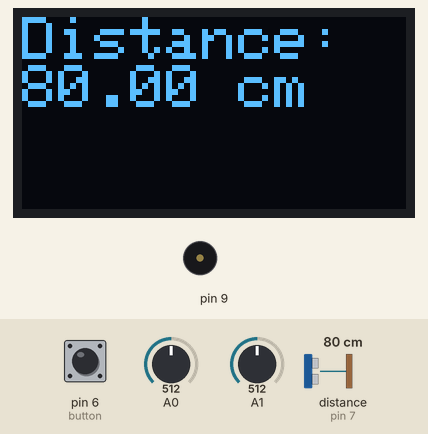
This program was run on a simulated Arduino Uno, built with avr-gcc and run on an emulated ATmega328P. On the bench: 128×64 one-colour display, buzzer (waves = sounding). The test bench sets the inputs (shaded band); at power-on: distance to the obstacle (sensor on pin 7) 80 cm, pin 6 (button) HIGH, A0 = 512, A1 = 512. The echo pulse lasts 58.3 µs per cm.

Above: at 1.2 s.
1.3 s: distance to the obstacle (sensor on pin 7) set to 6 cm
At 2.6 s:
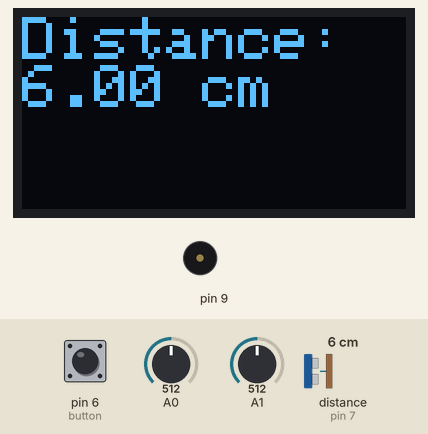
2.9 s: distance to the obstacle (sensor on pin 7) set to 3 cm
At 4.1 s:
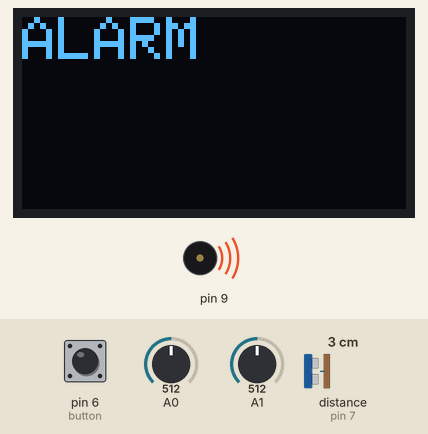
4.5 s: pin 6 (button) pulled LOW for 0.15 s
At 5.3 s:
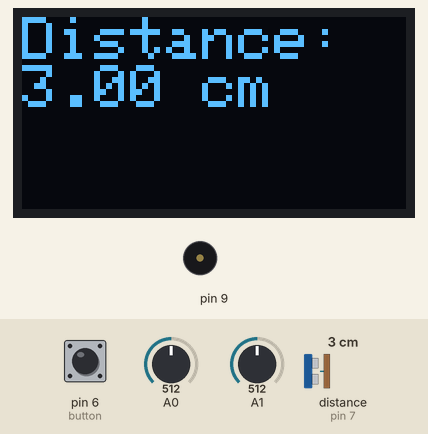
6.1 s: pin 6 (button) pulled LOW for 1 s
At 7.6 s:
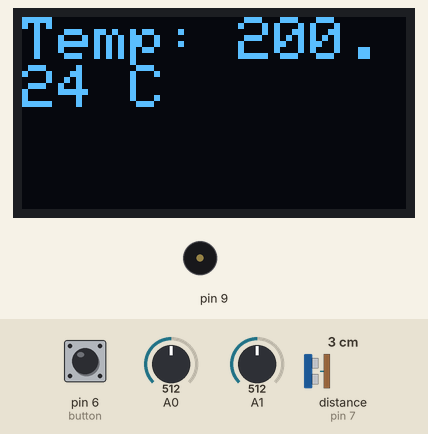
8.6 s: pin 6 (button) pulled LOW for 0.15 s
At 9.4 s:
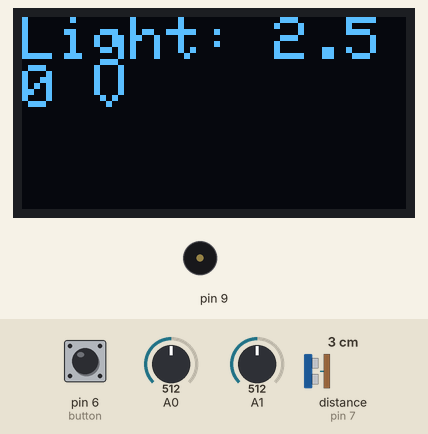
10.2 s: A0 set to 716
At 11.5 s:
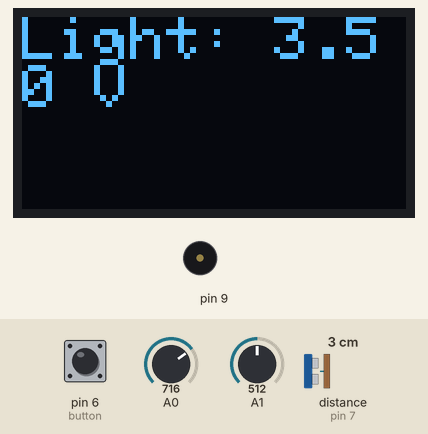
Timing chart, 0 to 12.8 s (numbered marks = the images above; inputs shaded):
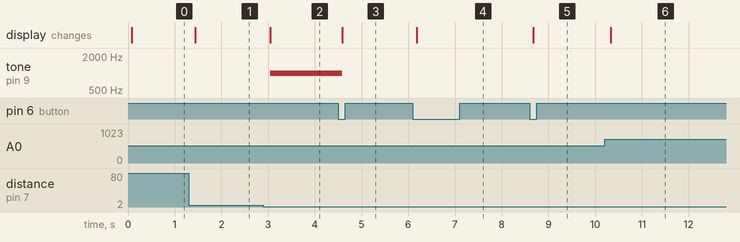

Measured:
- the behaviour switches between 5 and 4 cm on distance to the obstacle (sensor on pin 7) (found by bisection; images 1 and 2)
- after the input at 1.3 s, the display: changes after 0.14 s (image 1)
- after the input at 2.9 s, tone on pin 9: silent → 1000 Hz after 0.15 s; the display: changes after 0.15 s (image 2)
- after the input at 4.5 s, tone on pin 9: 1000 Hz → silent after 0.08 s; the display: changes after 0.08 s (image 3)
- after the input at 6.1 s, the display: changes after 0.08 s (image 4)
- after the input at 8.6 s, the display: changes after 0.08 s (image 5)
- after the input at 10.2 s, the display: changes after 0.13 s (image 6)

The program:

main.cpp
```cpp
#include <Arduino.h>

#include "AlarmState.h"
#include <OledState.h>

// https://github.com/RobTillaart/RunningMedian/blob/master/examples/RunningMedian/RunningMedian.ino
#include <RunningMedian.h>

// https://github.com/Martinsos/arduino-lib-hc-sr04
#include <HCSR04.h>

// https://github.com/bxparks/AceButton
#include <AceButton.h>
using namespace ace_button;

#include <Wire.h>
#include <Adafruit_GFX.h>
#include <Adafruit_SSD1306.h>

struct PinConfig
{
    const byte light = A0;
    const byte temp = A1;
    const byte button = 6;
    const byte sonic_echo = 7;
    const byte sonic_trigger = 8;
    const byte buzzer = 9;
} const pinConfig;

struct ApplicationConfig
{
    const int alarmDistanceCmTreshold = 5;
    const int medianFilterWindowSize = 5;
    const float referenceVoltage = 5.0;

    // OLED Display
    const int screenWidth = 128; // OLED display width, in pixels
    const int screenHeight = 64; // OLED display height, in pixels

    // Declaration for an SSD1306 display connected to I2C (SDA, SCL pins)
    // The pins for I2C are defined by the Wire-library.
    // On an arduino UNO:       A4(SDA), A5(SCL)
    // On an arduino MEGA 2560: 20(SDA), 21(SCL)
    // On an arduino LEONARDO:   2(SDA),  3(SCL), ...
    const byte oledReset = -1;       // Reset pin # (or -1 if sharing Arduino reset pin)
    const byte screenAddress = 0x3C; ///< See datasheet for Address; 0x3D for 128x64, 0x3C for 128x32
} const appConfig;

// Median filters to remove spikes from sensor readings
struct Filters
{
    // Keep the window filter size small to avoid slow response times
    RunningMedian temp = RunningMedian(appConfig.medianFilterWindowSize);
    RunningMedian distance = RunningMedian(appConfig.medianFilterWindowSize);
    RunningMedian light = RunningMedian(appConfig.medianFilterWindowSize);
};

struct ApplicationState
{
    OledState oled = OledState::DISTANCE;
    AlarmState alarm = AlarmState::OFF;
    Filters filters;
} state;

// https://github.com/Martinsos/arduino-lib-hc-sr04
UltraSonicDistanceSensor distanceSensor = UltraSonicDistanceSensor(pinConfig.sonic_trigger, pinConfig.sonic_echo);
// Initialize in void setup()
AceButton button(pinConfig.button, HIGH);
// OLED Display Setup
Adafruit_SSD1306 display(appConfig.screenWidth, appConfig.screenHeight, &Wire, appConfig.oledReset);

void onClick(AceButton *button, uint8_t eventType, uint8_t buttonState)
{
    if (eventType == AceButton::kEventPressed)
    {
        if (state.alarm == AlarmState::ON)
        {
            state.alarm = AlarmState::OVERRIDE;
        }
        else
        {
            state.oled = getNextOledState(state.oled);
        }
    }
}

void setupDisplay()
{
    // SSD1306_SWITCHCAPVCC = generate display voltage from 3.3V internally
    if (!display.begin(SSD1306_SWITCHCAPVCC, appConfig.screenAddress))
    {
        Serial.println(F("SSD1306 allocation failed"));
        for (;;)
            ; // Don't proceed, loop forever
    }
}

void setup()
{
    Serial.begin(9600);
    pinMode(pinConfig.light, INPUT);
    pinMode(button.getPin(), INPUT_PULLUP);
    button.setEventHandler(onClick);
    setupDisplay();
}

double getVoltageFor(int pin)
{
    int value = analogRead(pin);
    return (value * appConfig.referenceVoltage) / 1023;
}

double getTemperatureCelsiusFor(int pin)
{
    const float voltageAtZeroDeg = 0.5;
    const int tempScaleFactor = 100;
    const auto voltage = getVoltageFor(pin);
    return (voltage - voltageAtZeroDeg) * tempScaleFactor;
}

void updateAlarmState()
{
    const auto distanceCm = state.filters.distance.getMedian();
    // Activate alarm if within treshold
    if (distanceCm < appConfig.alarmDistanceCmTreshold)
    {
        // Unless manually overridden
        if (state.alarm != AlarmState::OVERRIDE)
        {
            state.alarm = AlarmState::ON;
        }
    }
    else
    {
        // And remove the ON/OVERRIDE when no longer within the treshold
        state.alarm = AlarmState::OFF;
    }
}

void updateFilters()
{
    state.filters.light.add(getVoltageFor(pinConfig.light));
    // Must run before distance.add() to provide initial temp value
    state.filters.temp.add(getTemperatureCelsiusFor(pinConfig.temp));
    state.filters.distance.add(distanceSensor.measureDistanceCm(state.filters.temp.getMedian()));
}

void printSensorValue(String label, float value, String unit)
{
    display.print(label);
    display.print(": ");
    display.print(value);
    display.print(" ");
    display.println(unit);
}

void updateDisplay()
{

    const auto photoresistorVoltage = state.filters.light.getMedian();
    const auto distanceCm = state.filters.distance.getMedian();
    const auto tempCelsius = state.filters.temp.getMedian();

    display.clearDisplay();
    display.setTextSize(2);
    display.setTextColor(WHITE);
    display.setCursor(0, 0);

    if (state.alarm == AlarmState::ON)
    {
        display.println("ALARM");
    }
    else
    {
        switch (state.oled)
        {
        case OledState::DISTANCE:
            printSensorValue("Distance", distanceCm, "cm");
            break;
        case OledState::TEMPERATURE:
            printSensorValue("Temp", tempCelsius, "C");
            break;
        case OledState::LIGHT:
            printSensorValue("Light", photoresistorVoltage, "V");
            break;
        }
    }
    display.display();
}

void updateBuzzer()
{
    if (state.alarm == AlarmState::ON)
    {
        tone(pinConfig.buzzer, 1000);
    }
    else
    {
        noTone(pinConfig.buzzer);
    }
}

void loop()
{
    delay(10);
    button.check();
    updateFilters();
    updateAlarmState();
    updateDisplay();
    updateBuzzer();
}
```

AlarmState.h
```cpp
enum class AlarmState
{
    OFF,
    ON,
    OVERRIDE
};
```
